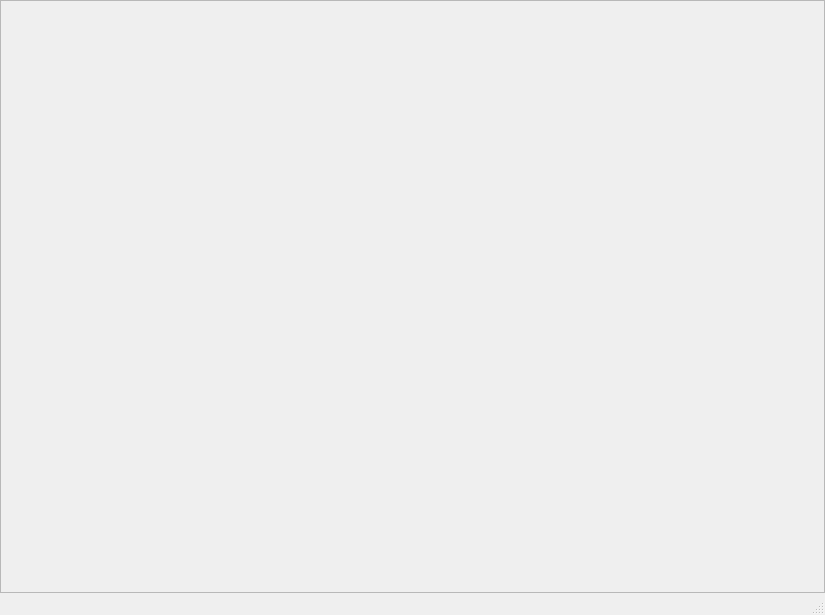
<?xml version="1.0" encoding="UTF-8"?>
<ui version="4.0">
 <class>MainWindow</class>
 <widget class="QMainWindow" name="MainWindow">
  <property name="geometry">
   <rect>
    <x>0</x>
    <y>0</y>
    <width>825</width>
    <height>615</height>
   </rect>
  </property>
  <property name="windowTitle">
   <string>MainWindow</string>
  </property>
  <widget class="QWidget" name="centralwidget">
   <layout class="QHBoxLayout" name="horizontalLayout">
    <property name="spacing">
     <number>0</number>
    </property>
    <property name="leftMargin">
     <number>0</number>
    </property>
    <property name="topMargin">
     <number>0</number>
    </property>
    <property name="rightMargin">
     <number>0</number>
    </property>
    <property name="bottomMargin">
     <number>0</number>
    </property>
    <item>
     <widget class="QScrollArea" name="scrollArea">
      <property name="widgetResizable">
       <bool>true</bool>
      </property>
      <widget class="QWidget" name="scrollAreaWidgetContents">
       <property name="geometry">
        <rect>
         <x>0</x>
         <y>0</y>
         <width>823</width>
         <height>563</height>
        </rect>
       </property>
       <layout class="QHBoxLayout" name="horizontalLayout_2">
        <property name="spacing">
         <number>0</number>
        </property>
        <property name="leftMargin">
         <number>15</number>
        </property>
        <property name="topMargin">
         <number>0</number>
        </property>
        <property name="rightMargin">
         <number>10</number>
        </property>
        <property name="bottomMargin">
         <number>0</number>
        </property>
        <item>
         <layout class="QVBoxLayout" name="verticalLayout">
          <property name="spacing">
           <number>0</number>
          </property>
         </layout>
        </item>
       </layout>
      </widget>
     </widget>
    </item>
   </layout>
  </widget>
  <widget class="QMenuBar" name="menubar">
   <property name="geometry">
    <rect>
     <x>0</x>
     <y>0</y>
     <width>825</width>
     <height>25</height>
    </rect>
   </property>
  </widget>
  <widget class="QStatusBar" name="statusbar"/>
 </widget>
 <resources/>
 <connections/>
</ui>
